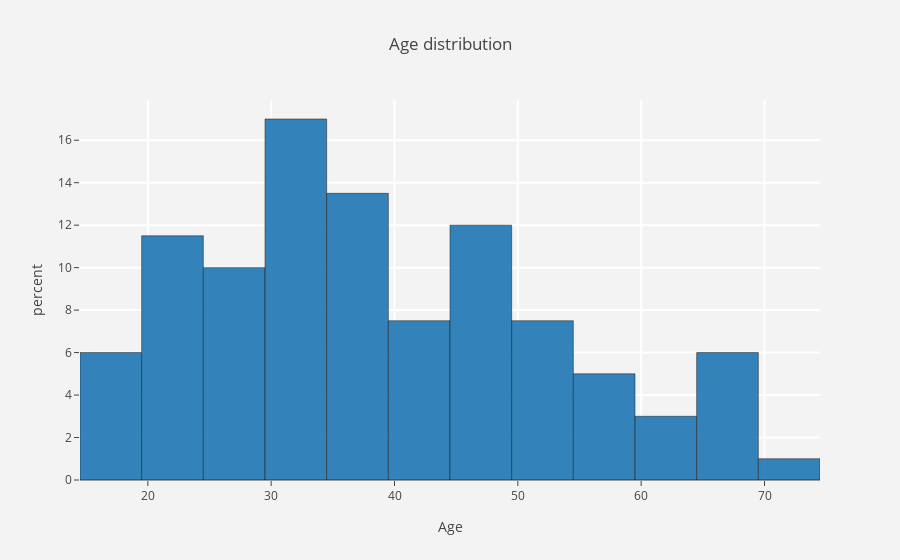
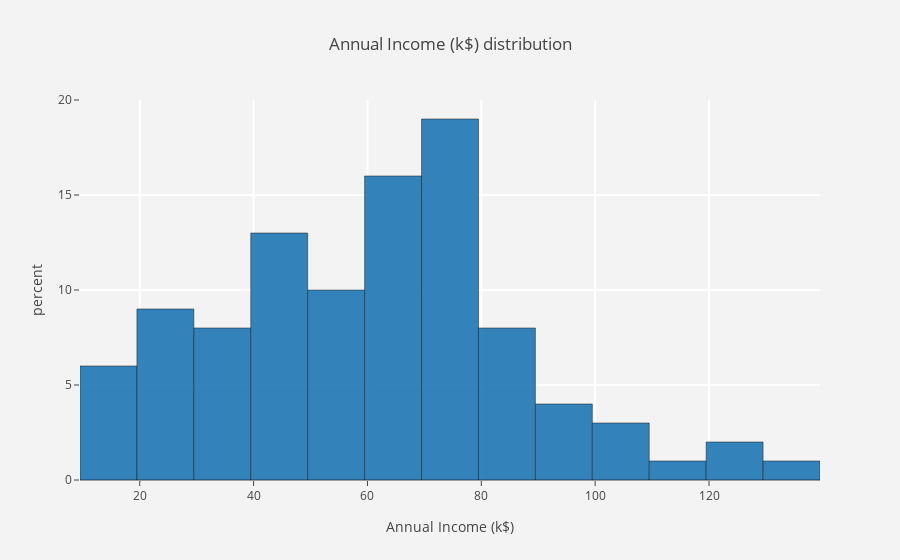
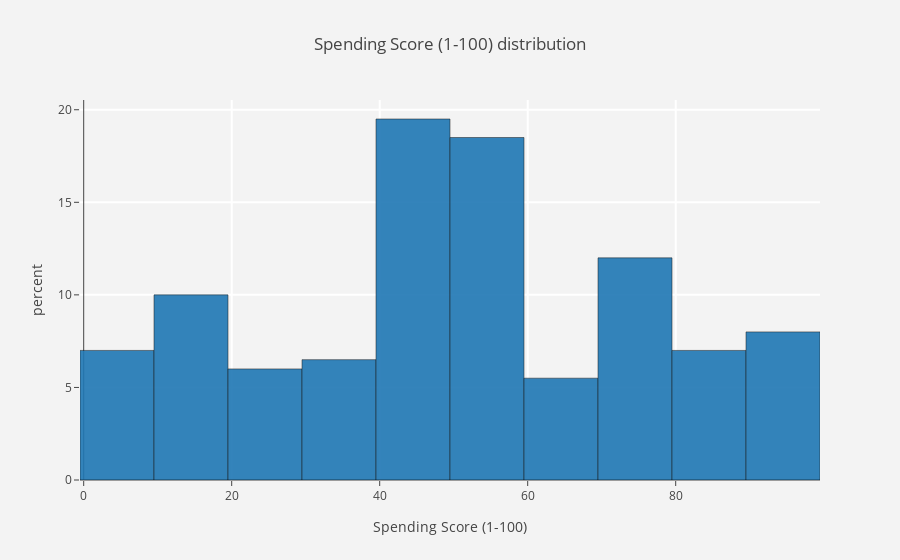

These figures' notebook cell, in order:
### Code cell
#function  for histogram for customer attrition types
def histogram(column) :
    trace1 = go.Histogram(x  = df[column],
                          histnorm= "percent",
                          #name = "",
                          marker = dict(line = dict(width = .5,
                                                    color = "black"
                                                    )
                                        ),
                         opacity = .9
                         
                         ) 
    
 
    
    data = [trace1]
    layout = go.Layout(dict(title = column + " distribution",
                            plot_bgcolor  = "rgb(243,243,243)",
                            paper_bgcolor = "rgb(243,243,243)",
                            xaxis = dict(gridcolor = 'rgb(255, 255, 255)',
                                             title = column,
                                             zerolinewidth=1,
                                             ticklen=5,
                                             gridwidth=2
                                            ),
                            yaxis = dict(gridcolor = 'rgb(255, 255, 255)',
                                             title = "percent",
                                             zerolinewidth=1,
                                             ticklen=5,
                                             gridwidth=2
                                            ),
                           )
                      )
    fig  = go.Figure(data=data,layout=layout)
    
    py.iplot(fig)
    

    
#for all categorical columns plot histogram    
for i in num_cols + target_col:
    histogram(i)

### Figure 1 — Plotly figure (JSON) as saved in the notebook; plotly's stock layout.template omitted (floating-point values rounded to 4 significant figures; data arrays with more than 128 entries replaced by an {"elided": "..."} marker saying what was removed)
{"data": [{"histnorm": "percent", "marker": {"line": {"color": "black", "width": 0.5}}, "opacity": 0.9, "type": "histogram", "uid": "c7e77eeb-35e0-46e7-9cc9-0526d1aa7195", "x": {"elided": "200 int values"}}], "layout": {"paper_bgcolor": "rgb(243,243,243)", "plot_bgcolor": "rgb(243,243,243)", "title": {"text": "Age distribution"}, "xaxis": {"gridcolor": "rgb(255, 255, 255)", "gridwidth": 2, "ticklen": 5, "title": {"text": "Age"}, "zerolinewidth": 1}, "yaxis": {"gridcolor": "rgb(255, 255, 255)", "gridwidth": 2, "ticklen": 5, "title": {"text": "percent"}, "zerolinewidth": 1}}}

### Figure 2 — Plotly figure (JSON) as saved in the notebook; plotly's stock layout.template omitted (floating-point values rounded to 4 significant figures; data arrays with more than 128 entries replaced by an {"elided": "..."} marker saying what was removed)
{"data": [{"histnorm": "percent", "marker": {"line": {"color": "black", "width": 0.5}}, "opacity": 0.9, "type": "histogram", "uid": "947eef65-3d72-4831-a0d7-b6db62a28bd2", "x": {"elided": "200 int values"}}], "layout": {"paper_bgcolor": "rgb(243,243,243)", "plot_bgcolor": "rgb(243,243,243)", "title": {"text": "Annual Income (k$) distribution"}, "xaxis": {"gridcolor": "rgb(255, 255, 255)", "gridwidth": 2, "ticklen": 5, "title": {"text": "Annual Income (k$)"}, "zerolinewidth": 1}, "yaxis": {"gridcolor": "rgb(255, 255, 255)", "gridwidth": 2, "ticklen": 5, "title": {"text": "percent"}, "zerolinewidth": 1}}}

### Figure 3 — Plotly figure (JSON) as saved in the notebook; plotly's stock layout.template omitted (floating-point values rounded to 4 significant figures; data arrays with more than 128 entries replaced by an {"elided": "..."} marker saying what was removed)
{"data": [{"histnorm": "percent", "marker": {"line": {"color": "black", "width": 0.5}}, "opacity": 0.9, "type": "histogram", "uid": "3a4ea9f9-6653-48e1-9e1a-d486d6778772", "x": {"elided": "200 int values"}}], "layout": {"paper_bgcolor": "rgb(243,243,243)", "plot_bgcolor": "rgb(243,243,243)", "title": {"text": "Spending Score (1-100) distribution"}, "xaxis": {"gridcolor": "rgb(255, 255, 255)", "gridwidth": 2, "ticklen": 5, "title": {"text": "Spending Score (1-100)"}, "zerolinewidth": 1}, "yaxis": {"gridcolor": "rgb(255, 255, 255)", "gridwidth": 2, "ticklen": 5, "title": {"text": "percent"}, "zerolinewidth": 1}}}
